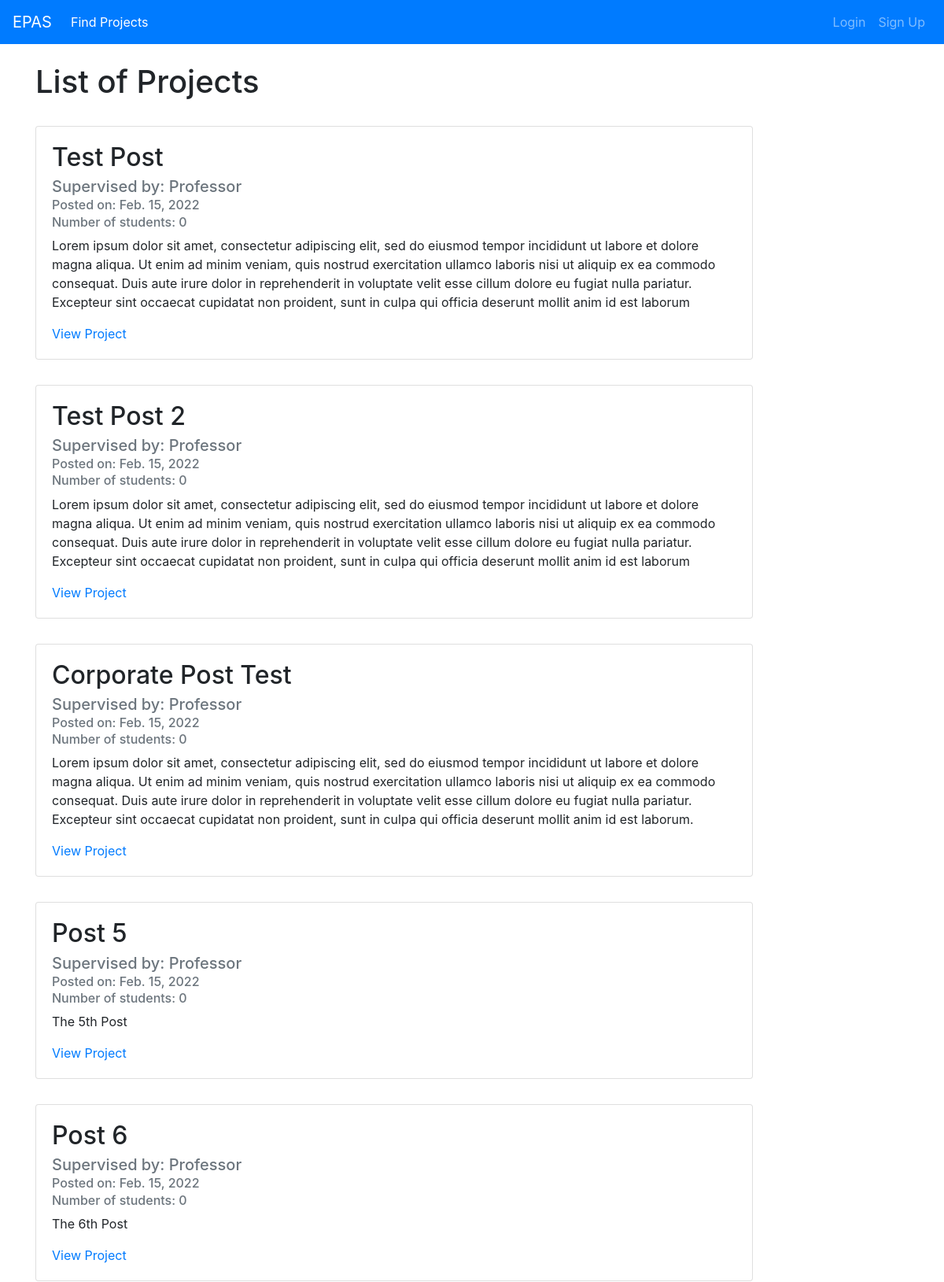
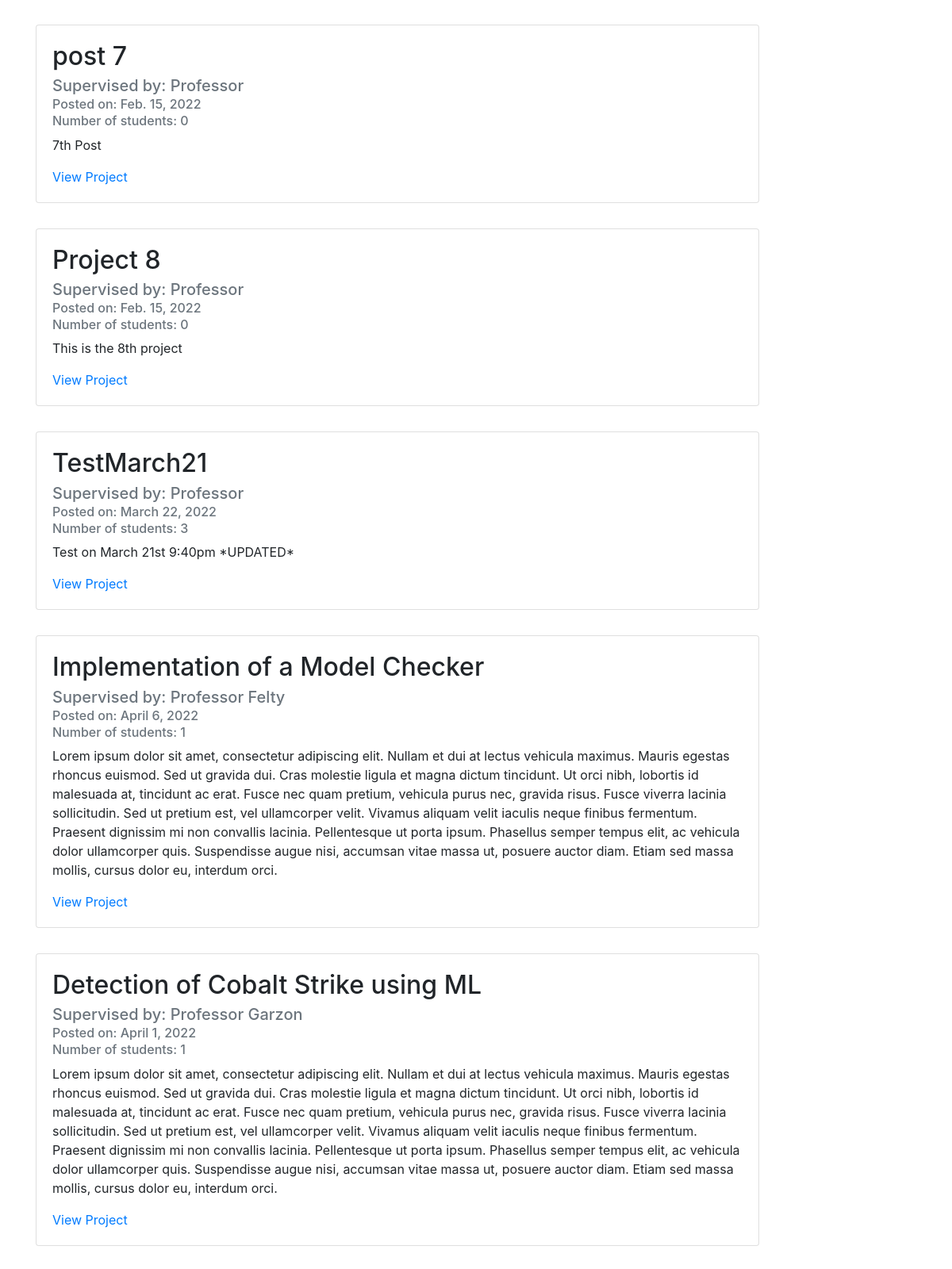
The page / (upper part) on the database its author committed (2 pictures, top to bottom).
### projectListing/models.py (models this page shows, shortened)
class Post(models.Model):
    courses = (
    ('CSI4900', 'CSI4900'),
    )
    title = models.CharField(max_length=100, verbose_name='Project name:')
    description = models.TextField(verbose_name='Project description:')
    date_posted = models.DateField(default=timezone.now)
    professor = models.ForeignKey(User, on_delete=models.CASCADE)
    student = models.ForeignKey(User, null=True, on_delete=models.CASCADE, related_name='student')
    desiredNumStudents = models.IntegerField(verbose_name='Ideal number of students')
    maxNumStudents = models.IntegerField(verbose_name='Max number of students:')
    minTermLength = models.IntegerField(verbose_name='Min number of months:')
    maxTermLength = models.IntegerField(verbose_name='Max number of months:')
    relatedProgram = models.CharField(max_length=100, verbose_name='Program:')
    course = models.CharField(
                max_length=100,
                choices=courses,
                blank=True,
                default="null",
                verbose_name='Course:')
    active = models.BooleanField(default=False, verbose_name='Active')
    isApproved = models.BooleanField(default=False, verbose_name='Approve?')
    completed = models.BooleanField(default=False, verbose_name='Mark as complete?')

class User(AbstractUser):
    class Types(models.TextChoices):
        STUDENT = 'STUDENT', 'Student'
        PROFESSOR = 'PROFESSOR', 'Professor'
        CORPORATE_SUPERVISOR = 'CORPORATE_SUPERVISOR', 'Corporate Supervisor'
        PROGRAM_DIRECTOR = 'PROGRAM_DIRECTOR', 'Program Director'
    type = models.CharField(max_length=50, choices=Types.choices, default=Types.STUDENT)

### projectListing/views.py (the view, shortened to what this page needs)
# urls.py: path('', views.home, name='projectListing-home'),
def home(request):
    if request.user.is_anonymous:
        context = {
            'postedProject': Post.objects.all(),
            'appliedProject': Application.objects.all()
        }
        return render(request, 'projectListing/home.html', context)

### projectListing/templates/projectListing/home.html (shortened to what this page needs)
{% extends "projectListing/base.html" %}
{% load i18n %}
{% block content %}
<br>
    <h1>{% trans "List of Projects" %}</h1>    <br>
    <div class="card-deck">
        {% if user.type == "STUDENT" %}
            {% for post in application %}
                <div class="card" style="min-width: 80%; max-width: 80%; margin-bottom: 2rem;">
                    <div class="card-body">
                        <h2 class="card-title">{{ post.project.title }}</h2>
                        <h5 class="card-subtitle mb-2 text-muted">{% trans "Supervised by: Professor" %} {{ post.project.professor.last_name }}</h3>
                        <h6 class="card-subtitle mb-2 text-muted">{% trans "Posted on:" %} {{ post.project.date_posted }}</h3>
                        <h6 class="card-subtitle mb-2 text-muted">{% trans "Number of students:" %} {{ post.project.desiredNumStudents}}</h3>
                        <p class="card-text">{{ post.project.description }}</p>
                        <a href="{% url 'application-detail' post.id %}" class="card-link">{% trans "Edit Application" %}</a>
                    </div>
                </div>
            {% endfor %}
            {% for post in postedProject %}
                <div class="card" style="min-width: 80%; max-width: 80%; margin-bottom: 2rem;">
                    <div class="card-body">
                        <h2 class="card-title">{{ post.title }}</h2>
                        <h5 class="card-subtitle mb-2 text-muted">{% trans "Supervised by: Professor" %} {{ post.professor.last_name }}</h3>
                        <h6 class="card-subtitle mb-2 text-muted">{% trans "Posted on:" %} {{ post.date_posted }}</h3>
                        <h6 class="card-subtitle mb-2 text-muted">{% trans "Number of students:" %} {{ post.desiredNumStudents}}</h3>
                        <p class="card-text">{{ post.description }}</p>
                        <a href="{% url 'post-detail' post.id %}" class="card-link">{% trans "View Project" %}</a>
                    </div>
                </div>
            {% endfor %}
        {% else %}
            {% for post in postedProject %}
                <div class="card" style="min-width: 80%; max-width: 80%; margin-bottom: 2rem;">
                    <div class="card-body">
                        <h2 class="card-title">{{ post.title }}</h2>
                        <h5 class="card-subtitle mb-2 text-muted">{% trans "Supervised by: Professor" %} {{ post.professor.last_name }}</h3>
                        <h6 class="card-subtitle mb-2 text-muted">{% trans "Posted on:" %} {{ post.date_posted }}</h3>
                        <h6 class="card-subtitle mb-2 text-muted">{% trans "Number of students:" %} {{ post.desiredNumStudents}}</h3>
                        <p class="card-text">{{ post.description }}</p>
                        <a href="{% url 'post-detail' post.id %}" class="card-link">{% trans "View Project" %}</a>
                    </div>
                </div>
            {% endfor %}
        {% endif %}
{% endblock content %}

### rows shown on the page
Post: title "Test Post", date_posted "Feb. 15, 2022", desiredNumStudents "0", description "Lorem ipsum dolor sit amet, consectetur adipiscing elit, sed do eiusmod tempor incididunt ut labore et dolore magna aliqua. Ut enim ad minim veniam, quis nostrud exercitation ullamco laboris nisi ut aliquip ex ea commodo consequat. Duis aute irure dolor in reprehenderit in voluptate velit esse cillum dolore eu fugiat nulla pariatur. Excepteur sint occaecat cupidatat non proident, sunt in culpa qui officia deserunt mollit anim id est laborum"
Post: title "Test Post 2", date_posted "Feb. 15, 2022", desiredNumStudents "0", description "Lorem ipsum dolor sit amet, consectetur adipiscing elit, sed do eiusmod tempor incididunt ut labore et dolore magna aliqua. Ut enim ad minim veniam, quis nostrud exercitation ullamco laboris nisi ut aliquip ex ea commodo consequat. Duis aute irure dolor in reprehenderit in voluptate velit esse cillum dolore eu fugiat nulla pariatur. Excepteur sint occaecat cupidatat non proident, sunt in culpa qui officia deserunt mollit anim id est laborum"
Post: title "Corporate Post Test", date_posted "Feb. 15, 2022", desiredNumStudents "0", description "Lorem ipsum dolor sit amet, consectetur adipiscing elit, sed do eiusmod tempor incididunt ut labore et dolore magna aliqua. Ut enim ad minim veniam, quis nostrud exercitation ullamco laboris nisi ut aliquip ex ea commodo consequat. Duis aute irure dolor in reprehenderit in voluptate velit esse cillum dolore eu fugiat nulla pariatur. Excepteur sint occaecat cupidatat non proident, sunt in culpa qui officia deserunt mollit anim id est laborum."
Post: title "Post 5", date_posted "Feb. 15, 2022", desiredNumStudents "0", description "The 5th Post"
Post: title "Post 6", date_posted "Feb. 15, 2022", desiredNumStudents "0", description "The 6th Post"
Post: title "post 7", date_posted "Feb. 15, 2022", desiredNumStudents "0", description "7th Post"
Post: title "Project 8", date_posted "Feb. 15, 2022", desiredNumStudents "0", description "This is the 8th project"
Post: title "TestMarch21", date_posted "March 22, 2022", desiredNumStudents "3", description "Test on March 21st 9:40pm *UPDATED*"
Post: title "Implementation of a Model Checker", professor.last_name "Felty", date_posted "April 6, 2022", desiredNumStudents "1", description "Lorem ipsum dolor sit amet, consectetur adipiscing elit. Nullam et dui at lectus vehicula maximus. Mauris egestas rhoncus euismod. Sed ut gravida dui. Cras molestie ligula et magna dictum tincidunt. Ut orci nibh, lobortis id malesuada at, tincidunt ac erat. Fusce nec quam pretium, vehicula purus nec, gravida risus. Fusce viverra lacinia sollicitudin. Sed ut pretium est, vel ullamcorper velit. Vivamus aliquam velit iaculis neque finibus fermentum. Praesent dignissim mi non convallis lacinia. Pellentesque ut porta ipsum. Phasellus semper tempus elit, ac vehicula dolor ullamcorper quis. Suspendisse augue nisi, accumsan vitae massa ut, posuere auctor diam. Etiam sed massa mollis, cursus dolor…"
Post: title "Detection of Cobalt Strike using ML", professor.last_name "Garzon", date_posted "April 1, 2022", desiredNumStudents "1", description "Lorem ipsum dolor sit amet, consectetur adipiscing elit. Nullam et dui at lectus vehicula maximus. Mauris egestas rhoncus euismod. Sed ut gravida dui. Cras molestie ligula et magna dictum tincidunt. Ut orci nibh, lobortis id malesuada at, tincidunt ac erat. Fusce nec quam pretium, vehicula purus nec, gravida risus. Fusce viverra lacinia sollicitudin. Sed ut pretium est, vel ullamcorper velit. Vivamus aliquam velit iaculis neque finibus fermentum. Praesent dignissim mi non convallis lacinia. Pellentesque ut porta ipsum. Phasellus semper tempus elit, ac vehicula dolor ullamcorper quis. Suspendisse augue nisi, accumsan vitae massa ut, posuere auctor diam. Etiam sed massa mollis, cursus dolor…"
